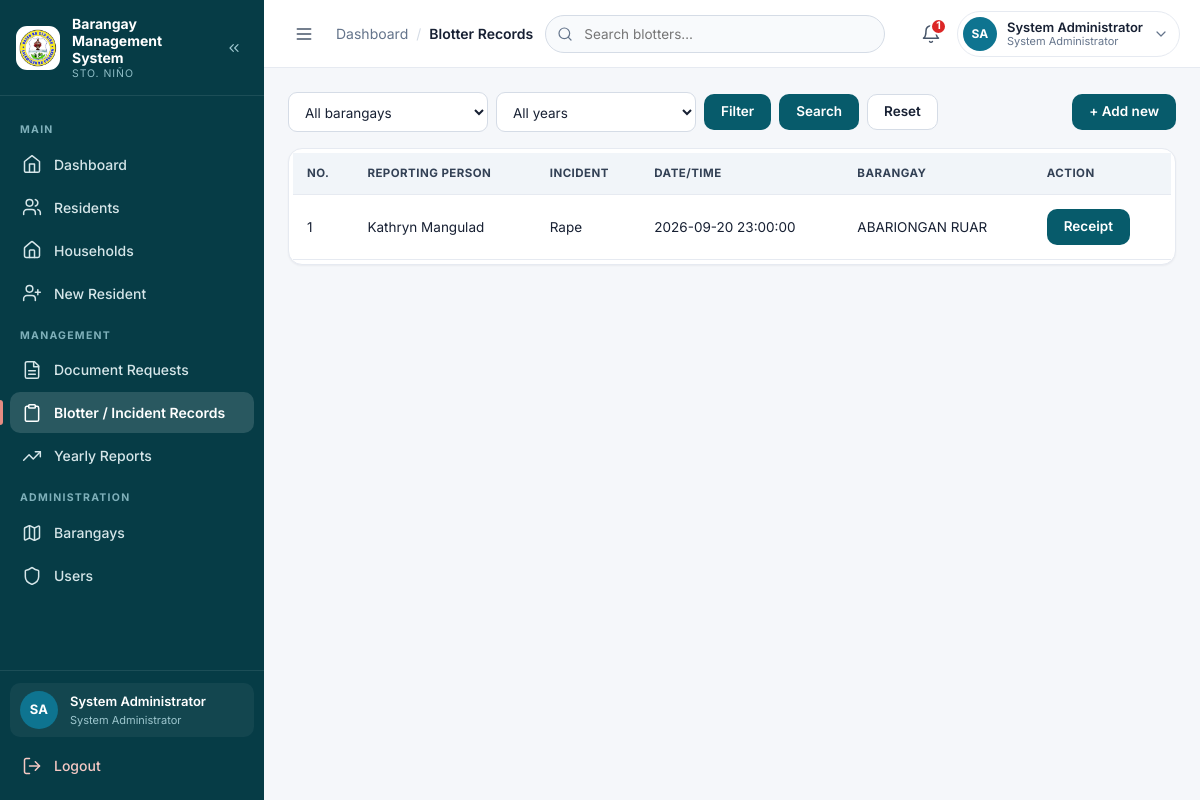
The page /pages/blotters.php (signed in) on the database its author committed.
### tables this page shows
CREATE TABLE `blotter_records` (
  `id` int(11) NOT NULL AUTO_INCREMENT,
  `barangay_id` int(11) NOT NULL,
  `resident_id` int(11) DEFAULT NULL,
  `blotter_no` varchar(50) NOT NULL,
  `reporting_person` varchar(150) NOT NULL,
  `reporting_address` varchar(255) DEFAULT NULL,
  `incident_type` varchar(150) NOT NULL,
  `report_datetime` datetime DEFAULT NULL,
  `incident_datetime` datetime DEFAULT NULL,
  `place_of_incident` varchar(255) DEFAULT NULL,
  `suspect_data` text DEFAULT NULL,
  `victim_data` text DEFAULT NULL,
  `narrative` text DEFAULT NULL,
  `recorded_by` varchar(150) DEFAULT NULL,
  `status` enum('Open','In Progress','Resolved','Cancelled') NOT NULL DEFAULT 'Open',
  `reviewed_by` int(11) DEFAULT NULL,
  `reviewed_at` datetime DEFAULT NULL,
  `created_at` timestamp NOT NULL DEFAULT current_timestamp(),
  PRIMARY KEY (`id`),
  KEY `idx_blotter_barangay` (`barangay_id`),
  KEY `idx_blotter_resident` (`resident_id`),
  KEY `idx_blotter_status` (`status`),
  KEY `fk_blotter_reviewed_by` (`reviewed_by`),
  CONSTRAINT `blotter_records_ibfk_1` FOREIGN KEY (`barangay_id`) REFERENCES `barangays` (`id`),
  CONSTRAINT `fk_blotter_resident` FOREIGN KEY (`resident_id`) REFERENCES `residents` (`id`) ON DELETE SET NULL ON UPDATE CASCADE,
  CONSTRAINT `fk_blotter_reviewed_by` FOREIGN KEY (`reviewed_by`) REFERENCES `users` (`id`) ON DELETE SET NULL ON UPDATE CASCADE
);

CREATE TABLE `barangays` (
  `id` int(11) NOT NULL AUTO_INCREMENT,
  `barangay_name` varchar(150) NOT NULL,
  `created_at` timestamp NOT NULL DEFAULT current_timestamp(),
  PRIMARY KEY (`id`),
  UNIQUE KEY `barangay_name` (`barangay_name`)
);

### config/config.php (called while the page is built, shortened)
<?php
if (!function_exists('url')) {
    function url($path = '') {
        $path = ltrim((string)$path, '/');
        return BASE_URL . '/' . $path;
    }
}
function e($value) { return htmlspecialchars((string)$value, ENT_QUOTES, 'UTF-8'); }

### pages/blotters.php (the view, shortened to what this page needs)
<?php
require_once __DIR__ . '/../config/config.php'; require_staff(); $page_title='Blotter Records';
$sql='SELECT bl.*,b.barangay_name FROM blotter_records bl JOIN barangays b ON b.id=bl.barangay_id WHERE 1';
$types='';$params=[];
$sql.=' ORDER BY bl.id DESC';
$s=$conn->prepare($sql);if($types)
$s->bind_param($types,...$params);
$s->execute();$rows=$s->get_result();
include BASE_PATH . '/partials/header.php';?>
<div class="toolbar">
    <form method="get">
        <?php if($_SESSION['role']==='admin'): ?>
        <select id="b_brgy" name="barangay">
            <option value="0">All barangays</option>
        </select>
        <?php endif; ?>
        <select id="b_year" name="year" onchange="this.form.submit()">
            <option value="0">All years</option>
        </select>
        <button class="btn" type="submit">Filter</button>
        <?php if($_SESSION['role']==='admin'): ?>
        <button class="btn" type="submit">Search</button>
        <a class="btn btn--ghost" href="<?= e(url('pages/blotters.php')) ?>">Reset</a>
        <?php endif; ?>
    </form>
    <a class="btn push-right" href="<?= e(url('pages/blotter_add.php')) ?>">+ Add new</a>
</div>
    <div class="card table-wrap">
        <table><tr><th>No.</th><th>Reporting Person</th>
        <th>Incident</th><th>Date/Time</th><th>Barangay</th>
        <th>Action</th></tr><?php while($r=$rows->fetch_assoc()): ?>
        <tr><td><?=e($r['blotter_no'])?></td><td><?=e($r['reporting_person'])?></td>
        <td><?=e($r['incident_type'])?></td><td><?=e($r['incident_datetime'])?></td>
        <td><?=e($r['barangay_name'])?></td>
        <td><a class="btn" href="<?= e(url('pages/incident_report.php?id=' . $r['id'])) ?>">Receipt</a></td></tr>
        <?php endwhile; ?></table></div><?php include BASE_PATH . '/partials/footer.php';

### assets/css/style.css (style rules this page uses)
:root { --primary: #075B6B; --primary-700: #054C59; --primary-900: #063C46; --secondary: #0E7490; --accent: #E58B82; --bg: #F5F7FA; --card: #FFFFFF; --text: #172033; --muted: #64748B; --success: #16A34A; --warning: #F59E0B; --danger: #DC2626; --info: #0E7490; --border: #E6EAF1; --border-strong: #D5DCE6; --sidebar-w: 264px; --sidebar-w-collapsed: 78px; --topbar-h: 68px; --radius: 14px; --radius-sm: 10px; --radius-lg: 18px; --shadow-sm: 0 1px 2px rgba(16, 24, 40, .05); --shadow: 0 4px 16px rgba(16, 24, 40, .06); --shadow-md: 0 12px 32px rgba(16, 24, 40, .12); --ring: 0 0 0 3px rgba(14, 116, 144, .18); --font: 'Inter', system-ui, -apple-system, 'Segoe UI', Roboto, Arial, sans-serif; }
*, *::before, *::after { box-sizing: border-box; }
html { -webkit-text-size-adjust: 100%; }
body { margin: 0; font-family: var(--font); background: var(--bg); color: var(--text); font-size: 14px; line-height: 1.5; -webkit-font-smoothing: antialiased; }
a { color: var(--secondary); }
.btn, .btn-primary { display: inline-flex; align-items: center; justify-content: center; gap: 8px; background: var(--primary); color: #fff; border: 1px solid transparent; border-radius: 10px; padding: 10px 16px; font-size: 13.5px; font-weight: 600; text-decoration: none; cursor: pointer; font-family: inherit; line-height: 1; transition: background .15s, box-shadow .15s, transform .05s; }
.btn.secondary, .btn--ghost, .btn-secondary { background: #fff; color: var(--text); border-color: var(--border-strong); }
.card { background: var(--card); border: 1px solid var(--border); border-radius: var(--radius); padding: 20px; box-shadow: var(--shadow-sm); margin-bottom: 18px; min-width: 0; }
.push-right { margin-left: auto; }
table { width: 100%; border-collapse: collapse; background: #fff; font-size: 13.5px; }
th, td { padding: 12px 14px; text-align: left; border-bottom: 1px solid var(--border); vertical-align: middle; }
th { background: #F1F5F9; color: #334155; font-size: 11.5px; font-weight: 700; text-transform: uppercase; letter-spacing: .04em; white-space: nowrap; }
td .btn-edit, td .btn-delete, td .btn-cancel, td .btn { margin: 2px 4px 2px 0; }
.table-wrap { overflow-x: auto; -webkit-overflow-scrolling: touch; }
.table-wrap.card { padding: 4px; }
input, select, textarea { width: 100%; padding: 10px 12px; border: 1px solid var(--border-strong); border-radius: 9px; background: #fff; font-size: 13.5px; color: var(--text); font-family: inherit; }
.toolbar { display: flex; gap: 10px; flex-wrap: wrap; align-items: center; margin-bottom: 16px; }
.toolbar form { display: flex; gap: 8px; align-items: center; flex-wrap: wrap; }
.toolbar input[type="text"], .toolbar input[type="search"], .toolbar select { width: auto; min-width: 200px; line-height: 1; }

### rows shown on the page
blotter_records: blotter_no "1", reporting_person "Kathryn Mangulad", incident_type "Rape", incident_datetime "2026-09-20 23:00:00", barangay.barangay_name "ABARIONGAN RUAR"

### other values the page prints
$group "MAIN"
$item['label'] "Dashboard"
$item['label'] "Residents"
$item['label'] "Households"
$item['label'] "New Resident"
$group "MANAGEMENT"
$item['label'] "Document Requests"
$item['label'] "Blotter / Incident Records"
$item['label'] "Yearly Reports"
$group "ADMINISTRATION"
$item['label'] "Barangays"
$item['label'] "Users"
$initials "SA"
$full_name "System Administrator"
$role_label "System Administrator"
